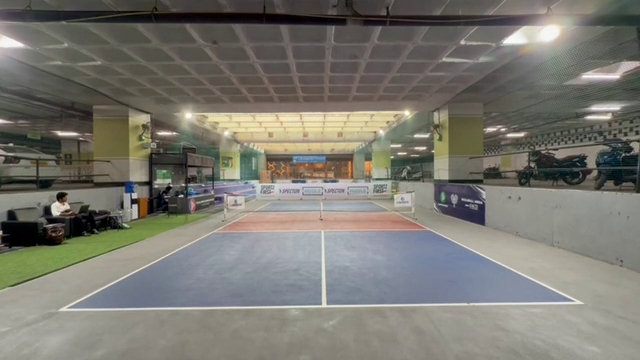
#> input picture frame 20 of input/pickleball_court.mp4, 640 x 360 px
$ python main.py
#> lines starting #> are read from the running program, lines starting #| are printed output that depends on the picture; after the words box and inside, x2 and y2 are one past the last pixel; in counts of white or black regions, pixels touching at a corner belong together
### utils/video_utils.py
import cv2
import numpy as np


def video_frame_generator(video_path):
    """
    Generator that yields (frame_id, frame) from a video file
    """
    cap = cv2.VideoCapture(str(video_path))
    if not cap.isOpened():
        raise FileNotFoundError(video_path)

    frame_id = 0
    while True:
        ret, frame = cap.read()
        if not ret:
            break
        yield frame_id, frame
        frame_id += 1

    cap.release()


def normalize_lighting(frame):
    """
    Fix lighting, reflections, and mild noise for court surfaces
    """
    # LAB color space for illumination correction
    lab = cv2.cvtColor(frame, cv2.COLOR_BGR2LAB)
    l, a, b = cv2.split(lab)

    clahe = cv2.createCLAHE(clipLimit=3.0, tileGridSize=(8, 8))
    l = clahe.apply(l)

    lab = cv2.merge((l, a, b))
    corrected = cv2.cvtColor(lab, cv2.COLOR_LAB2BGR)

    # Preserve edges while denoising
    corrected = cv2.bilateralFilter(corrected, 9, 75, 75)

    return corrected


# [11 lines left out: function draw_court_boundary, not called in this run]

### preprocessing/dynamic_filter.py
import cv2
import numpy as np

def dynamic_preprocess(frame):
    """
    Dynamic, distance-aware preprocessing for court detection.

    Returns:
        gray_raw     : unfiltered grayscale (for NVZ / Weber boost)
        filtered     : smoothed grayscale (for strong lines)
        edges        : edges from filtered image (baseline + sidelines)
    """

    h, w = frame.shape[:2]

    # --------------------------------------------------
    # 1️⃣ RAW Grayscale (DO NOT TOUCH — NVZ depends on this)
    # --------------------------------------------------
    gray_raw = cv2.cvtColor(frame, cv2.COLOR_BGR2GRAY)

    # --------------------------------------------------
    # 2️⃣ Distance-aware bilateral filtering (ONLY for strong lines)
    # --------------------------------------------------
    filtered = gray_raw.copy()

    split_y = int(0.55 * h)

    # Near side (preserve court lines)
    filtered[split_y:h, :] = cv2.bilateralFilter(
        gray_raw[split_y:h, :],
        d=5,
        sigmaColor=25,
        sigmaSpace=25
    )

    # Far side (aggressive smoothing)
    filtered[0:split_y, :] = cv2.bilateralFilter(
        gray_raw[0:split_y, :],
        d=9,
        sigmaColor=90,
        sigmaSpace=90
    )

    # --------------------------------------------------
    # 3️⃣ Adaptive Canny (ONLY for strong edges)
    # --------------------------------------------------
    med = np.median(filtered)
    lower = int(max(0, 0.66 * med))
    upper = int(min(255, 1.33 * med))

    edges = cv2.Canny(filtered, lower, upper)

    # --------------------------------------------------
    # 4️⃣ VERY light morphology (avoid thick noise)
    # --------------------------------------------------
    kernel = cv2.getStructuringElement(cv2.MORPH_RECT, (2, 2))
    edges = cv2.dilate(edges, kernel, iterations=1)

    return gray_raw, filtered, edges

### geometry/hough_detector.py
import cv2
import numpy as np

def detect_hough_lines(edge_img):
    """
    Detect straight lines using probabilistic Hough transform
    Tuned for near-side pickleball court + NVZ
    """

    h, w = edge_img.shape[:2]

    lines = cv2.HoughLinesP(
        edge_img,
        rho=1,
        theta=np.pi / 180,
        threshold=60,                # ↓ allow faint lines
        minLineLength=35,            # ↓ NVZ is SHORT
        maxLineGap=60                # ↑ NVZ is BROKEN
    )

    return lines

### geometry/line_classification.py
import numpy as np

def split_and_filter_lines(lines, img_shape):
    """
    Near-side pickleball line classification (position + geometry based).
    Robust to perspective and glare.
    """

    h, w = img_shape[:2]

    horizontals = []
    obliques = []

    # --------------------------------------------------
    # Dynamic minimum length (scales with resolution)
    # --------------------------------------------------
    min_len = 0.12 * max(h, w)

    def line_length(l):
        return np.hypot(l[2] - l[0], l[3] - l[1])

    for x1, y1, x2, y2 in lines:
        length = line_length((x1, y1, x2, y2))
        if length < min_len:
            continue

        dx = x2 - x1
        dy = y2 - y1
        angle = abs(np.degrees(np.arctan2(dy, dx)))

        y_mid = (y1 + y2) / 2
        x_mid = (x1 + x2) / 2

        # --------------------------------------------------
        # Horizontal lines (baseline / service line)
        # --------------------------------------------------
        if angle < 25 or angle > 155:
            # Keep only near-side horizontals
            if y_mid > 0.60 * h:
                horizontals.append((x1, y1, x2, y2))

        # --------------------------------------------------
        # Oblique lines (left & right sidelines)
        # --------------------------------------------------
        else:
            # Prefer lines spanning significant vertical range
            if abs(dy) > 0.15 * h:
                obliques.append((x1, y1, x2, y2))

    return horizontals, obliques

### geometry/select_sideline.py
import numpy as np
from Pickleball_court_detector_broadcast.utils.intersection_builder import intersect


def select_sideline(oblique_lines, baseline, nvz_line=None):
    """
    Select the most plausible sideline.
    - Geometry-only if nvz_line is None
    - NVZ-refined if nvz_line is available
    """

    # --------------------------------------------------
    # Geometry-only mode (NO NVZ)
    # --------------------------------------------------
    if nvz_line is None:
        bx = (baseline[0] + baseline[2]) / 2

        def score(l):
            p = intersect(l, baseline)
            if p is None:
                return -np.inf
            return abs(p[0] - bx)

        return max(oblique_lines, key=score)

    # --------------------------------------------------
    # NVZ-refined mode
    # --------------------------------------------------
    best = None
    best_score = -np.inf

    for l in oblique_lines:
        p1 = intersect(l, baseline)
        p2 = intersect(l, [*nvz_line[0], *nvz_line[1]])

        if p1 is None or p2 is None:
            continue

        # prefer lines spanning more vertical distance
        score = abs(p2[1] - p1[1])

        if score > best_score:
            best_score = score
            best = l

    return best

### main.py
import cv2
import numpy as np
from pathlib import Path

# --------------------------------------------------
# Geometry
# --------------------------------------------------
from geometry.hough_detector import detect_hough_lines
from geometry.line_classification import split_and_filter_lines
from geometry.select_sideline import select_sideline

from geometry.court_constants import (
    COURT_HALF_LENGTH,
    COURT_WIDTH,
    NVZ_DISTANCE,
    CENTER_X
)

# --------------------------------------------------
# Preprocessing
# --------------------------------------------------
from preprocessing.dynamic_filter import dynamic_preprocess

# --------------------------------------------------
# Utils
# --------------------------------------------------
from utils.video_utils import (
    video_frame_generator,
    normalize_lighting
)

# --------------------------------------------------
# Paths
# --------------------------------------------------
BASE = Path(__file__).parent
VIDEO_PATH = BASE / "input" / "pickleball_court.mp4"
FINAL = BASE / "final"
FINAL.mkdir(exist_ok=True)

# --------------------------------------------------
# Geometry helpers
# --------------------------------------------------
def fit_line(points):
    pts = np.array(points, dtype=np.float32)
    vx, vy, x0, y0 = cv2.fitLine(
        pts, cv2.DIST_L2, 0, 0.01, 0.01
    )
    return float(vx), float(vy), float(x0), float(y0)

def intersect_lines(l1, l2):
    vx1, vy1, x1, y1 = l1
    vx2, vy2, x2, y2 = l2

    A = np.array([
        [vx1, -vx2],
        [vy1, -vy2]
    ], dtype=np.float32)

    B = np.array([x2 - x1, y2 - y1], dtype=np.float32)

    if abs(np.linalg.det(A)) < 1e-6:
        return None

    t = np.linalg.solve(A, B)[0]
    return int(x1 + t * vx1), int(y1 + t * vy1)

def project(world_pts, H):
    pts = np.array(world_pts, np.float32).reshape(-1, 1, 2)
    return cv2.perspectiveTransform(pts, H).astype(int)

# --------------------------------------------------
# MAIN
# --------------------------------------------------
def main():

    H_frozen = None

    # -------- Lock output size --------
    gen0 = video_frame_generator(VIDEO_PATH)
    _, f0 = next(gen0)
    f0 = normalize_lighting(f0)
    h0, w0 = f0.shape[:2]
    roi0 = f0[int(0.35 * h0):h0, :]
    OUT_H, OUT_W = roi0.shape[:2]

    out = cv2.VideoWriter(
        str(FINAL / "near_side_court_output.avi"),
        cv2.VideoWriter_fourcc(*"MJPG"),
        25,
        (OUT_W, OUT_H),
        True
    )

    # -------- Main loop --------
    for fid, frame in video_frame_generator(VIDEO_PATH):

        frame = normalize_lighting(frame)
        h, w = frame.shape[:2]
        roi = frame[int(0.35 * h):h, :]

        _, _, edges = dynamic_preprocess(roi)

        lines = detect_hough_lines(edges)
        if lines is None:
            continue

        lines = lines[:, 0, :]
        horiz, oblique = split_and_filter_lines(lines, roi.shape)

        if len(horiz) < 2 or len(oblique) < 2:
            continue

        # -------- Select segments --------
        baseline_seg = max(horiz, key=lambda l: (l[1] + l[3]) / 2)

        left_seg = select_sideline(oblique, baseline_seg, None)
        mirrored = [[w - l[0], l[1], w - l[2], l[3]] for l in oblique]
        right_m = select_sideline(mirrored, baseline_seg, None)

        if left_seg is None or right_m is None:
            continue

        right_seg = [
            w - right_m[0],
            right_m[1],
            w - right_m[2],
            right_m[3]
        ]

        # -------- Fit infinite lines --------
        baseline = fit_line([(baseline_seg[0], baseline_seg[1]),
                              (baseline_seg[2], baseline_seg[3])])

        left = fit_line([(left_seg[0], left_seg[1]),
                         (left_seg[2], left_seg[3])])

        right = fit_line([(right_seg[0], right_seg[1]),
                          (right_seg[2], right_seg[3])])

        # -------- NVZ-based top line (parallel) --------
        vx, vy, x0, y0 = baseline
        offset = -NVZ_DISTANCE * 40  # empirical but stable
        top = (vx, vy, x0, y0 + offset)

        # -------- Rectangle corners --------
        BL = intersect_lines(left, baseline)
        BR = intersect_lines(right, baseline)
        TL = intersect_lines(left, top)
        TR = intersect_lines(right, top)

        if None in (BL, BR, TL, TR):
            continue

        image_pts = np.array([BL, BR, TR, TL], np.float32)

        # -------- Homography (freeze once) --------
        if H_frozen is None:
            world_pts = np.array([
                [0, 0],
                [COURT_WIDTH, 0],
                [COURT_WIDTH, COURT_HALF_LENGTH],
                [0, COURT_HALF_LENGTH]
            ], np.float32)

            H, _ = cv2.findHomography(world_pts, image_pts, cv2.RANSAC, 3.0)
            if H is not None:
                H_frozen = H

        # -------- Draw aligned court --------
        vis = roi.copy()

        if H_frozen is not None:
            court = project([
                (0, 0),
                (COURT_WIDTH, 0),
                (COURT_WIDTH, COURT_HALF_LENGTH),
                (0, COURT_HALF_LENGTH)
            ], H_frozen)

            cv2.polylines(
                vis,
                [court],
                True,
                (0, 0, 255),
                2,
                cv2.LINE_AA
            )

            center = project([
                (CENTER_X, 0),
                (CENTER_X, COURT_HALF_LENGTH)
            ], H_frozen)

            cv2.line(
                vis,
                tuple(center[0][0]),
                tuple(center[1][0]),
                (255, 0, 0),
                2,
                cv2.LINE_AA
            )

        out.write(vis)
        print("Writing frame", fid)

    out.release()
    cv2.destroyAllWindows()
    print("✅ Stable half-court detection complete")

if __name__ == "__main__":
    main()
#> in main, f0 is the input picture: shape (360, 640, 3); mean B, G, R 112.1, 119.8, 121.6
#> in normalize_lighting, `lab = cv2.cvtColor(frame, cv2.COLOR_BGR2LAB)`: lab: shape (360, 640, 3); mean of channels 0, 1, 2 127, 127.5, 132.5
#> in normalize_lighting, `l, a, b = cv2.split(lab)`:
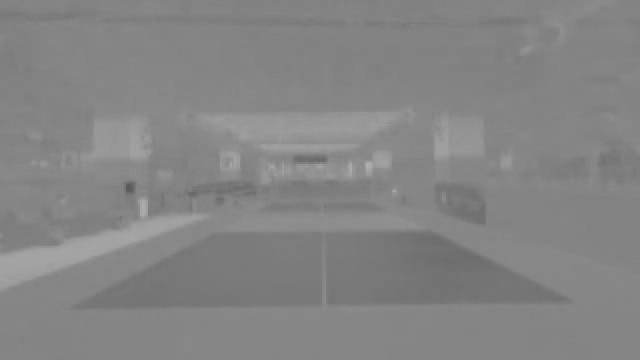
#> b: shape (360, 640); min 88, max 178, mean 132.5
#> in normalize_lighting, `l = clahe.apply(l)`:
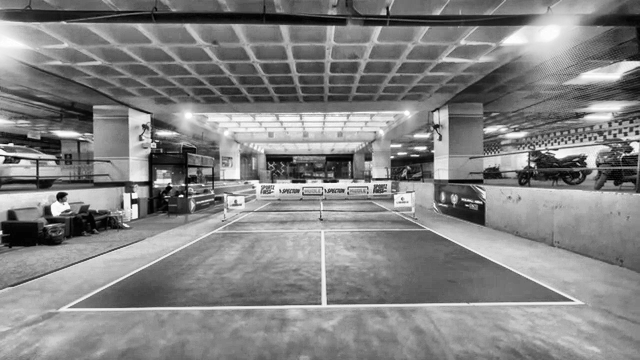
#> l: shape (360, 640); min 0, max 255, mean 131
#> in normalize_lighting, `lab = cv2.merge((l, a, b))`: lab: shape (360, 640, 3); mean of channels 0, 1, 2 131, 127.5, 132.5
#> in normalize_lighting, `corrected = cv2.cvtColor(lab, cv2.COLOR_LAB2BGR)`:
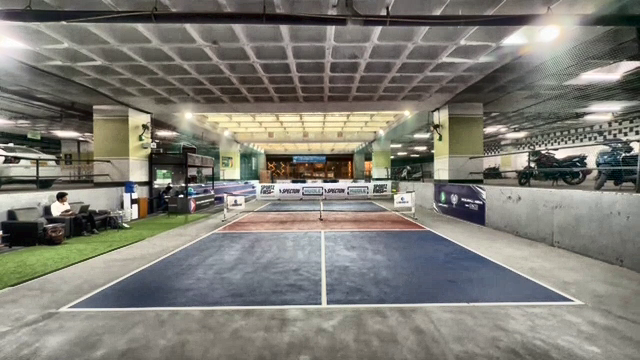
#> corrected: shape (360, 640, 3); mean B, G, R 116.5, 124.4, 126.2
#> in main, `roi0 = f0[int(0.35 * h0):h0, :]`:
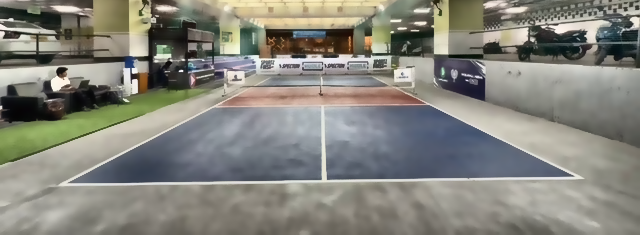
#> roi0: shape (235, 640, 3); mean B, G, R 124.3, 132.7, 133.3
#> in dynamic_preprocess, `filtered[0:split_y, :] = cv2.bilateralFilter( gray_raw[0:split_y, :], ..`:
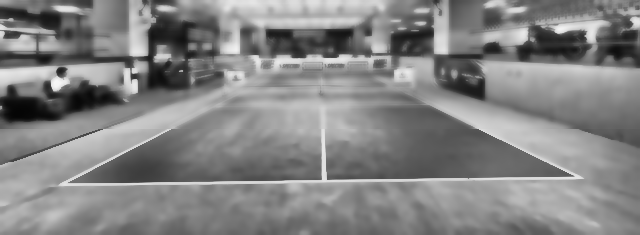
#> filtered: shape (235, 640); min 5, max 247, mean 131.7
#> in dynamic_preprocess, `med = np.median(filtered)`: med = 134
#> in dynamic_preprocess, `lower = int(max(0, 0.66 * med))`: lower = 88
#> in dynamic_preprocess, `upper = int(min(255, 1.33 * med))`: upper = 178
#> in dynamic_preprocess, `edges = cv2.Canny(filtered, lower, upper)`:
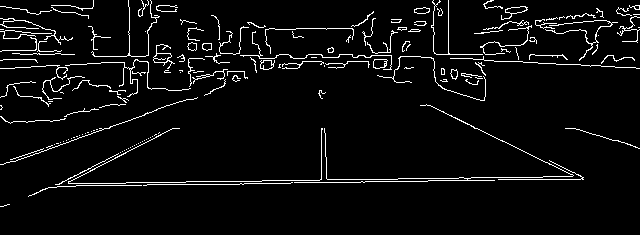
#> edges: shape (235, 640); 4.9% white in thin lines or dots, all inside (x1, y1, x2, y2) = (0, 0, 640, 207)
#> in dynamic_preprocess, `edges = cv2.dilate(edges, kernel, iterations=1)`:
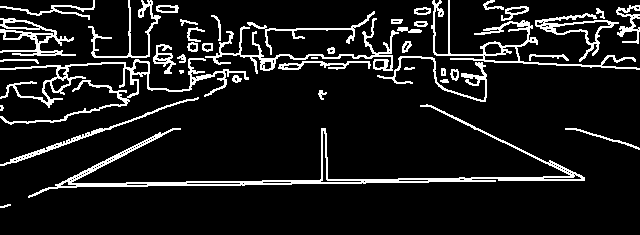
#> edges: shape (235, 640); 10.4% white in thin lines or dots, all inside (x1, y1, x2, y2) = (0, 0, 640, 208)
#> in detect_hough_lines, `lines = cv2.HoughLinesP( edge_img, rho=1, theta=np.pi / 180, threshold..`: lines = 110 rows, first 6: [55, 185, 582, 176], [48, 187, 584, 178], [135, 186, 578, 179], [12, 54, 594, 54], [20, 55, 614, 55], [14, 162, 449, 4]
#> the loop in split_and_filter_lines, `for x1, y1, x2, y2 in lines:` made 110 passes
#> (x1, y1, x2, y2, length, dx, dy, angle) on passes 1 to 12: (55, 185, 582, 176, 527.1, 527, -9, 0.978), (48, 187, 584, 178, 536.1, 536, -9, 0.962), (135, 186, 578, 179, 443.1, 443, -7, 0.905), (12, 54, 594, 54, 582, 582, 0, 0), (20, 55, 614, 55, 594, 594, 0, 0), (14, 162, 449, 4, 462.8, 435, -158, 19.96), (1, 107, 639, 6, 645.9, 638, -101, 9), (0, 29, 639, 29, 639, 639, 0, 0), (153, 58, 634, 58, 481, 481, 0, 0), (93, 56, 421, 56, 328, 328, 0, 0), (1, 165, 449, 2, 476.7, 448, -163, 19.99), (137, 59, 485, 65, 348.1, 348, 6, 0.988)
#> (length, dx, dy, angle, y_mid, x_mid) on passes 83, 91, 98, 108: (93.05, 87, -33, 20.77, 148.5, 43.5), (103, 94, -42, 24.08, 149, 131), (103.8, 91, -50, 28.79, 157, 113.5), (117.6, 104, -55, 27.87, 155.5, 120)
#> after the loop in split_and_filter_lines, `for x1, y1, x2, y2 in lines:`: horizontals = [(55, 185, 582, 176), (48, 187, 584, 178), (135, 186, 578, 179), (55, 184, 477, 177), (57, 186, 584, 177), (2, 207, 180, 128), (7, 206, 180, 129), (0, 165, 87, 132), (84, 170, 178, 128)]; obliques = [(427, 104, 584, 180), (426, 104, 581, 180), (68, 182, 159, 132), (68, 183, 172, 128)]
#> in main, `horiz, oblique = split_and_filter_lines(lines, roi.shape)`: horiz has the same summary as horizontals in split_and_filter_lines; oblique has the same summary as obliques in split_and_filter_lines
#> in main, `baseline_seg = max(horiz, key=lambda l: (l[1] + l[3]) / 2)`: baseline_seg = (48, 187, 584, 178)
#> in select_sideline, `bx = (baseline[0] + baseline[2]) / 2`: bx = 316
#> (the call stopped at in score, `p = intersect(l, baseline)`: Pickleball_court_detector_broadcast is not available in this run)

$ run again, starting later in the video
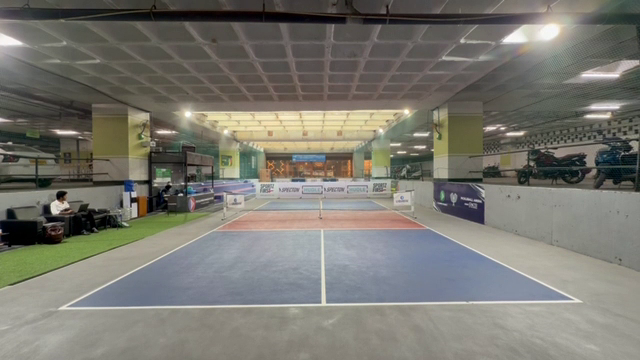
#> input picture frame 93 of input/pickleball_court.mp4, 640 x 360 px
#> in main, f0 is the input picture: shape (360, 640, 3); mean B, G, R 111.6, 119.6, 121
#> in dynamic_preprocess, `filtered[0:split_y, :] = cv2.bilateralFilter( gray_raw[0:split_y, :], ..`:
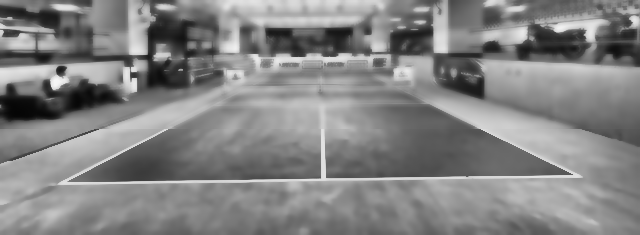
#> filtered: shape (235, 640); min 5, max 246, mean 131.2
#> med = 134
#> lower = 88
#> upper = 178
#> in dynamic_preprocess, `edges = cv2.dilate(edges, kernel, iterations=1)`:
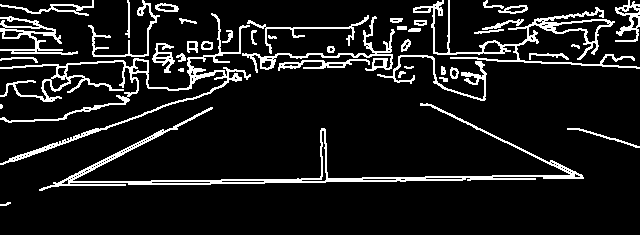
#> edges: shape (235, 640); 10.4% white in thin lines or dots, all inside (x1, y1, x2, y2) = (0, 0, 640, 206)
#> in detect_hough_lines, `lines = cv2.HoughLinesP( edge_img, rho=1, theta=np.pi / 180, threshold..`: lines = 101 rows, first 6: [47, 186, 583, 177], [50, 185, 582, 176], [53, 183, 581, 174], [11, 53, 594, 53], [55, 184, 579, 175], [53, 76, 632, 56]
#> the loop in split_and_filter_lines, `for x1, y1, x2, y2 in lines:` made 101 passes
#> (x1, y1, x2, y2, length, dx, dy, angle) on passes 1 to 8: (47, 186, 583, 177, 536.1, 536, -9, 0.962), (50, 185, 582, 176, 532.1, 532, -9, 0.969), (53, 183, 581, 174, 528.1, 528, -9, 0.977), (11, 53, 594, 53, 583, 583, 0, 0), (55, 184, 579, 175, 524.1, 524, -9, 0.984), (53, 76, 632, 56, 579.3, 579, -20, 1.98), (25, 65, 613, 55, 588.1, 588, -10, 0.974), (14, 161, 449, 3, 462.8, 435, -158, 19.96)
#> after the loop in split_and_filter_lines, `for x1, y1, x2, y2 in lines:`: horizontals = [(47, 186, 583, 177), (50, 185, 582, 176), (53, 183, 581, 174), (55, 184, 579, 175), (0, 163, 97, 128), (2, 205, 176, 128)]; obliques = [(292, 67, 372, 26), (427, 103, 582, 178), (426, 103, 580, 178), (65, 184, 211, 107), (47, 188, 163, 129), (69, 181, 204, 110), (61, 182, 163, 130)]
#> horiz has the same summary as horizontals in split_and_filter_lines; oblique has the same summary as obliques in split_and_filter_lines
#> baseline_seg = (47, 186, 583, 177)
#> bx = 315

$ run again, starting later in the video
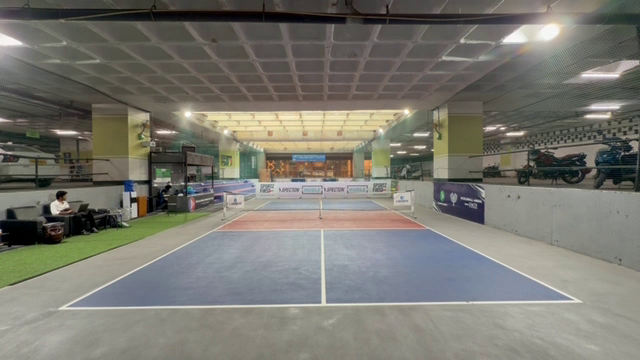
#> input picture frame 165 of input/pickleball_court.mp4, 640 x 360 px
#> in main, f0 is the input picture: shape (360, 640, 3); mean B, G, R 111.6, 119.6, 120.9
#> in dynamic_preprocess, `filtered[0:split_y, :] = cv2.bilateralFilter( gray_raw[0:split_y, :], ..`:
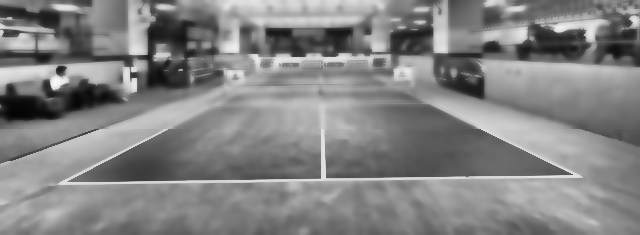
#> filtered: shape (235, 640); min 4, max 246, mean 131.2
#> med = 134
#> lower = 88
#> upper = 178
#> in dynamic_preprocess, `edges = cv2.dilate(edges, kernel, iterations=1)`:
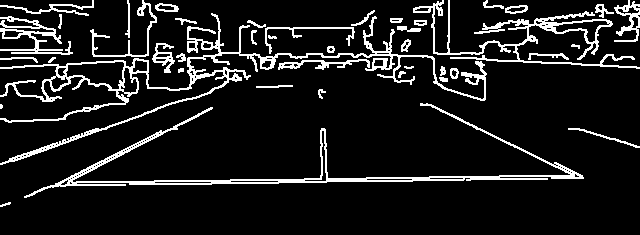
#> edges: shape (235, 640); 10.7% white in thin lines or dots, all inside (x1, y1, x2, y2) = (0, 0, 640, 207)
#> in detect_hough_lines, `lines = cv2.HoughLinesP( edge_img, rho=1, theta=np.pi / 180, threshold..`: lines = 92 rows, first 6: [43, 187, 583, 177], [55, 183, 580, 174], [55, 184, 582, 175], [47, 186, 582, 176], [2, 35, 639, 68], [13, 161, 449, 3]
#> the loop in split_and_filter_lines, `for x1, y1, x2, y2 in lines:` made 92 passes
#> (x1, y1, x2, y2, length, dx, dy, angle) on passes 1 to 8: (43, 187, 583, 177, 540.1, 540, -10, 1.06), (55, 183, 580, 174, 525.1, 525, -9, 0.982), (55, 184, 582, 175, 527.1, 527, -9, 0.978), (47, 186, 582, 176, 535.1, 535, -10, 1.07), (2, 35, 639, 68, 637.9, 637, 33, 2.97), (13, 161, 449, 3, 463.7, 436, -158, 19.92), (128, 28, 636, 28, 508, 508, 0, 0), (128, 27, 639, 27, 511, 511, 0, 0)
#> after the loop in split_and_filter_lines, `for x1, y1, x2, y2 in lines:`: horizontals = [(43, 187, 583, 177), (55, 183, 580, 174), (55, 184, 582, 175), (47, 186, 582, 176), (2, 162, 95, 128), (32, 195, 177, 128), (0, 163, 98, 128), (58, 182, 327, 177)]; obliques = [(8, 204, 443, 1), (426, 103, 581, 178), (105, 158, 443, 0), (430, 104, 582, 178)]
#> horiz has the same summary as horizontals in split_and_filter_lines; oblique has the same summary as obliques in split_and_filter_lines
#> baseline_seg = (43, 187, 583, 177)
#> bx = 313
